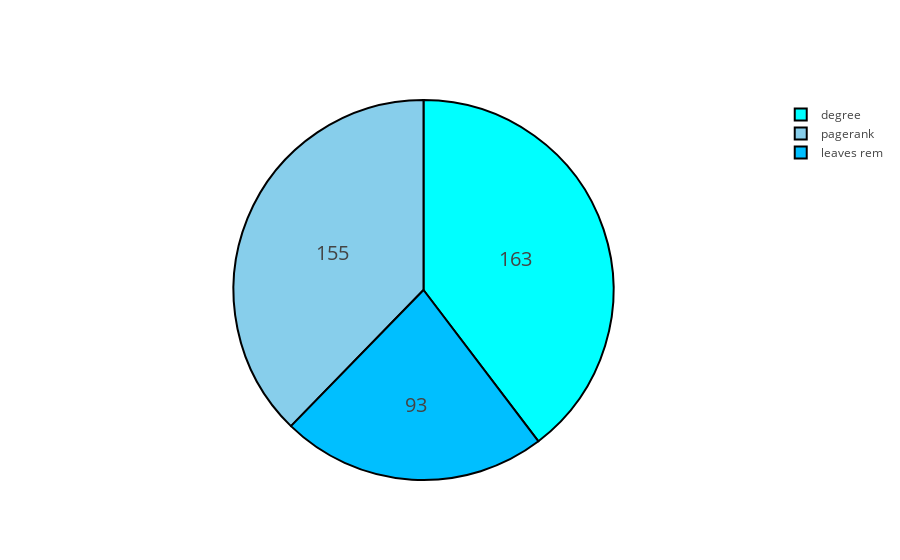

The code cell stored with this chart in its notebook:
### Markdown cell above
### Size= 300

### Code cell
graph_size=[100,200,300,400,500,600,700,800,900,1000,1500,2000,2500,3000,4000,5000,10000]
victories_300_ba={}
victories_300_ba['leaves rem']=0
victories_300_ba['pagerank']=0
victories_300_ba['degree']=0

for N in [300]:
    results_rl=[]
    start_time=time.time()
    for i in range(0,500):
        ba=nx.barabasi_albert_graph(N,1)
        #LEAVES REMOVAL TIME
        rl=rem2(ba)
        if rl==0:
            victories_300_ba['leaves rem']+=1 
        #PAGERANK TIME
        pr_list=nx.pagerank(ba)
        pr=max(pr_list.iteritems(), key=operator.itemgetter(1))[0]
        if pr==0:
            victories_300_ba['pagerank']+=1
        #DEGREE TIME
        dc_list=nx.degree_centrality(ba)
        list_maximum=[]
        center=max(dc_list.iteritems(), key=operator.itemgetter(1))[1]
        for i in range(N):
                if dc_list[i]==center:
                    list_maximum.append([i,dc_list[i]])
        pair=random.choice(list_maximum)
        if pair[0]==0:
            victories_300_ba['degree']+=1
labels=[]
values=[]
colors = ['azure', 'skyblue', 'aqua']
for key, value in victories_300_ba.iteritems() :
    labels.append(key)
    values.append(value)



trace = go.Pie(labels=labels, values=values,
               hoverinfo='label+percent', textinfo='value', 
               textfont=dict(size=20),
               marker=dict(colors=colors2, 
                           line=dict(color='#000000', width=2)))

iplot([trace], filename='styled_pie_chart')

### Figure 1 — Plotly figure (JSON) as saved in the notebook; plotly's stock layout.template omitted (floating-point values rounded to 4 significant figures)
{"data": [{"hoverinfo": "label+percent", "labels": ["leaves rem", "pagerank", "degree"], "marker": {"colors": ["deepskyblue", "skyblue", "aqua"], "line": {"color": "#000000", "width": 2}}, "textfont": {"size": 20}, "textinfo": "value", "type": "pie", "values": [93, 155, 163]}], "layout": {}}
